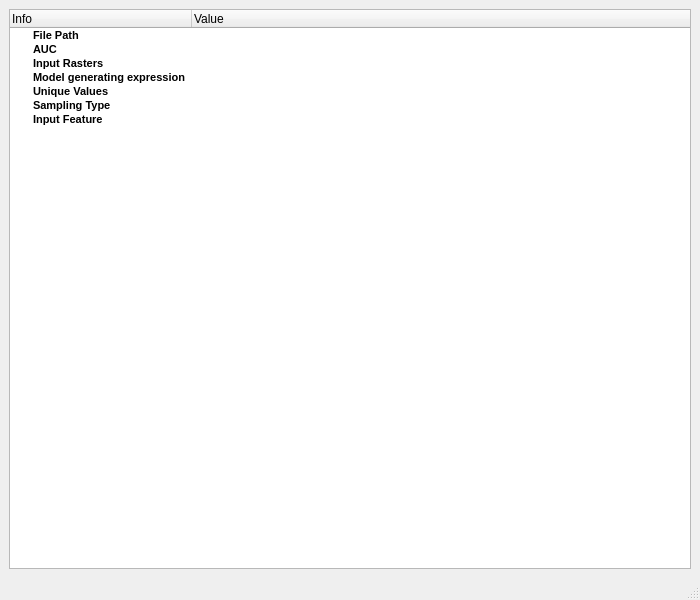
<?xml version="1.0" encoding="UTF-8"?>
<ui version="4.0">
 <class>ModelInfo</class>
 <widget class="QMainWindow" name="ModelInfo">
  <property name="geometry">
   <rect>
    <x>0</x>
    <y>0</y>
    <width>700</width>
    <height>600</height>
   </rect>
  </property>
  <property name="windowTitle">
   <string>Model Info</string>
  </property>
  <widget class="QWidget" name="centralwidget">
   <layout class="QHBoxLayout" name="horizontalLayout">
    <item>
     <layout class="QGridLayout" name="mainGridLayout">
      <item row="0" column="0">
       <widget class="QTreeWidget" name="treeWidget">
        <property name="headerHidden">
         <bool>false</bool>
        </property>
        <attribute name="headerVisible">
         <bool>true</bool>
        </attribute>
        <attribute name="headerCascadingSectionResizes">
         <bool>true</bool>
        </attribute>
        <attribute name="headerDefaultSectionSize">
         <number>182</number>
        </attribute>
        <attribute name="headerHighlightSections">
         <bool>true</bool>
        </attribute>
        <attribute name="headerShowSortIndicator" stdset="0">
         <bool>false</bool>
        </attribute>
        <column>
         <property name="text">
          <string>Info</string>
         </property>
        </column>
        <column>
         <property name="text">
          <string>Value</string>
         </property>
        </column>
        <item>
         <property name="text">
          <string>File Path</string>
         </property>
         <property name="font">
          <font>
           <family>MS Shell Dlg 2</family>
           <pointsize>8</pointsize>
           <weight>75</weight>
           <bold>true</bold>
          </font>
         </property>
        </item>
        <item>
         <property name="text">
          <string>AUC</string>
         </property>
         <property name="font">
          <font>
           <family>MS Shell Dlg 2</family>
           <pointsize>8</pointsize>
           <weight>75</weight>
           <bold>true</bold>
          </font>
         </property>
        </item>
        <item>
         <property name="text">
          <string>Input Rasters</string>
         </property>
         <property name="font">
          <font>
           <family>MS Shell Dlg 2</family>
           <pointsize>8</pointsize>
           <weight>75</weight>
           <bold>true</bold>
          </font>
         </property>
        </item>
        <item>
         <property name="text">
          <string>Model generating expression</string>
         </property>
         <property name="font">
          <font>
           <family>MS Shell Dlg 2</family>
           <pointsize>8</pointsize>
           <weight>75</weight>
           <bold>true</bold>
          </font>
         </property>
        </item>
        <item>
         <property name="text">
          <string>Unique Values</string>
         </property>
         <property name="font">
          <font>
           <family>MS Shell Dlg 2</family>
           <pointsize>8</pointsize>
           <weight>75</weight>
           <bold>true</bold>
          </font>
         </property>
        </item>
        <item>
         <property name="text">
          <string>Sampling Type</string>
         </property>
         <property name="font">
          <font>
           <family>MS Shell Dlg 2</family>
           <pointsize>8</pointsize>
           <weight>75</weight>
           <bold>true</bold>
          </font>
         </property>
        </item>
        <item>
         <property name="text">
          <string>Input Feature</string>
         </property>
         <property name="font">
          <font>
           <family>MS Shell Dlg 2</family>
           <pointsize>8</pointsize>
           <weight>75</weight>
           <bold>true</bold>
          </font>
         </property>
        </item>
       </widget>
      </item>
     </layout>
    </item>
   </layout>
  </widget>
  <widget class="QMenuBar" name="menubar">
   <property name="geometry">
    <rect>
     <x>0</x>
     <y>0</y>
     <width>700</width>
     <height>22</height>
    </rect>
   </property>
  </widget>
  <widget class="QStatusBar" name="statusbar"/>
 </widget>
 <resources/>
 <connections/>
</ui>
